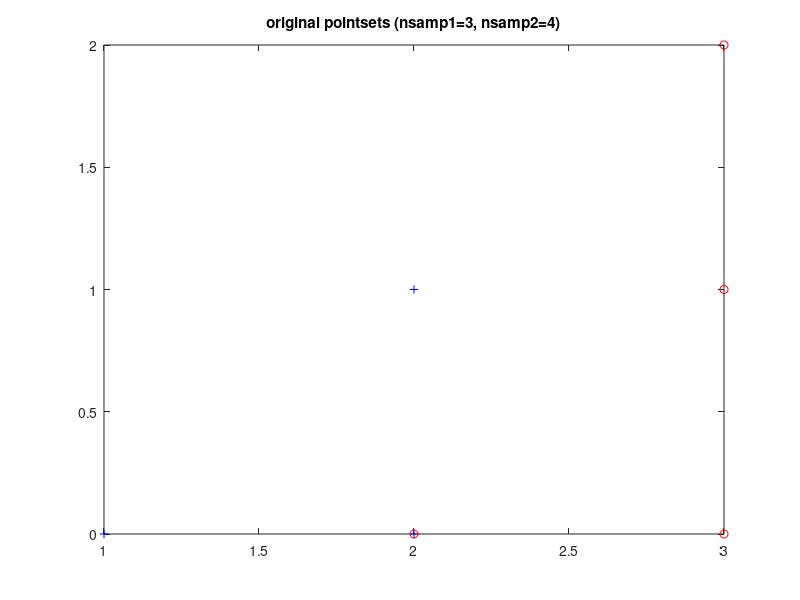

This chart was generated by the following MATLAB code: (Note: this script raises an error after producing the figure.)
clear;
x1=[1,0;2,0;2,1];
y2a=[2,0;3,0;3,1;3,2];
X=x1;
Y=y2a;

display_flag=1;
mean_dist_global=[]; % use [] to estimate scale from the data
nbins_theta=12;
nbins_r=5;
nsamp1=size(X,1);
nsamp2=size(Y,1);
ndum1=0;
ndum2=0;
if nsamp2>nsamp1
   % (as is the case in the outlier test)
   ndum1=ndum1+(nsamp2-nsamp1);
end
eps_dum=0.15;
r_inner=1/8;
r_outer=2;
n_iter=5;
r=1; % annealing rate
beta_init=1;  % initial regularization parameter (normalized)

if display_flag
   [x,y]=meshgrid(linspace(0,1,18),linspace(0,1,36));
   x=x(:);y=y(:);M=length(x);
end

if display_flag
   figure(1)
   plot(x1(:,1),x1(:,2),'b+',y2a(:,1),y2a(:,2),'ro')
   title(['original pointsets (nsamp1=' int2str(nsamp1) ', nsamp2=' ...
       int2str(nsamp2) ')'])
   if 0
      h1=text(x1(:,1),x1(:,2),int2str((1:nsamp1)'));
      h2=text(y2a(:,1),y2a(:,2),int2str((1:nsamp2)'));  
      set(h2,'fontangle','italic');
   end
   drawnow
end

tps_iter_match_1
